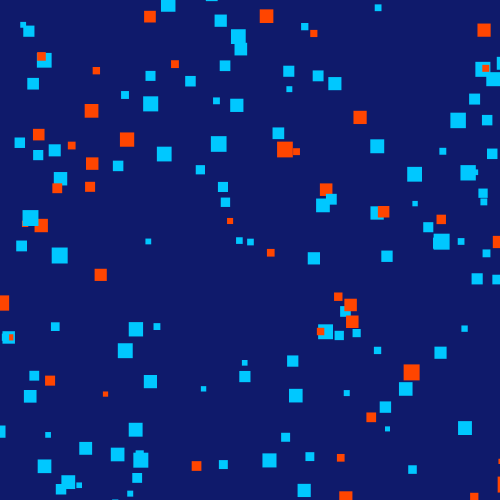
Frame 1 (no input)
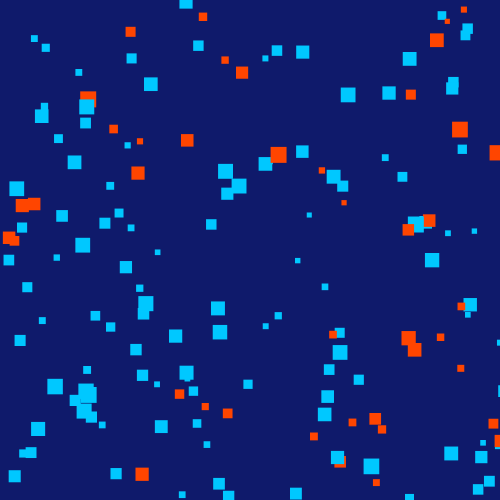
Frame 60 (no input)
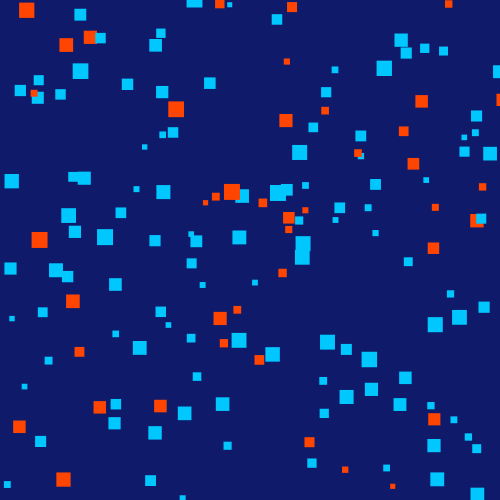
Frame 120 (the mouse pressed at the canvas centre since frame 60)

The p5.js sketch that drew these frames (run headless with seeded random() and noise() and a simulated clock; from frame 60 on, the mouse is pressed at the canvas centre):

// p5.js sketch
// ── sketch.js
let pixels = [];

function setup() {
  createCanvas(500, 500);
  frameRate(30);
  noStroke();

  for (let i = 0; i < 160; i++) {
    pixels.push({
      x: random(width),
      y: random(height),
      size: random(5, 16),
      speedX: random(-12, 12),
      speedY: random(-12, 12),
      col: random() < 0.3 ? color(255, 69, 0) : color(0, 200, 255)
    });
  }
}

function draw() {
  background(15, 26, 107);

  for (let i = 0; i < pixels.length; i++) {
    let p = pixels[i];

    p.x += p.speedX;
    p.y += p.speedY;

    if (p.x < 0 || p.x > width) {
      p.speedX = -p.speedX;
    }

    if (p.y < 0 || p.y > height) {
      p.speedY = -p.speedY;
    }

    fill(p.col);
    rect(p.x, p.y, p.size, p.size);
  }
}
